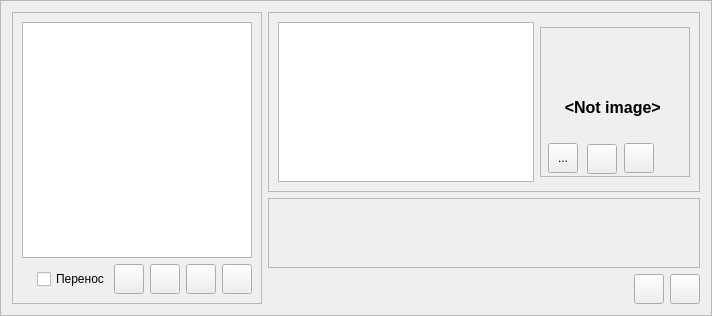
     <widget class="QFrame" name="frame_3">
      <property name="styleSheet">
       <string notr="true"/>
      </property>
      <property name="frameShape">
       <enum>QFrame::StyledPanel</enum>
      </property>
      <property name="frameShadow">
       <enum>QFrame::Raised</enum>
      </property>
      <layout class="QHBoxLayout" name="horizontalLayout_3">
       <item>
        <widget class="QFrame" name="frame_10">
         <property name="maximumSize">
          <size>
           <width>250</width>
           <height>16777215</height>
          </size>
         </property>
         <property name="sizeIncrement">
          <size>
           <width>0</width>
           <height>0</height>
          </size>
         </property>
         <property name="contextMenuPolicy">
          <enum>Qt::DefaultContextMenu</enum>
         </property>
         <property name="autoFillBackground">
          <bool>false</bool>
         </property>
         <property name="styleSheet">
          <string notr="true"/>
         </property>
         <property name="frameShape">
          <enum>QFrame::StyledPanel</enum>
         </property>
         <property name="frameShadow">
          <enum>QFrame::Raised</enum>
         </property>
         <layout class="QVBoxLayout" name="verticalLayout_7">
          <item>
           <widget class="QListWidget" name="listWidget">
            <property name="minimumSize">
             <size>
              <width>180</width>
              <height>0</height>
             </size>
            </property>
            <property name="maximumSize">
             <size>
              <width>250</width>
              <height>16777215</height>
             </size>
            </property>
            <property name="uniformItemSizes">
             <bool>false</bool>
            </property>
           </widget>
          </item>
          <item>
           <layout class="QHBoxLayout" name="horizontalLayout_5">
            <property name="sizeConstraint">
             <enum>QLayout::SetMinimumSize</enum>
            </property>
            <item>
             <spacer name="horizontalSpacer_2">
              <property name="orientation">
               <enum>Qt::Horizontal</enum>
              </property>
              <property name="sizeType">
               <enum>QSizePolicy::Fixed</enum>
              </property>
              <property name="sizeHint" stdset="0">
               <size>
                <width>15</width>
                <height>20</height>
               </size>
              </property>
             </spacer>
            </item>
            <item>
             <widget class="QCheckBox" name="checkBox_copy">
              <property name="minimumSize">
               <size>
                <width>79</width>
                <height>0</height>
               </size>
              </property>
              <property name="toolTip">
               <string>&lt;html&gt;&lt;head/&gt;&lt;body&gt;&lt;p&gt;&lt;span style=&quot; font-weight:600;&quot;&gt;Включает копирование вариантов ответа при создании нового вопроса.&lt;/span&gt;&lt;/p&gt;&lt;/body&gt;&lt;/html&gt;</string>
              </property>
              <property name="text">
               <string>Перенос</string>
              </property>
             </widget>
            </item>
            <item>
             <spacer name="horizontalSpacer_3">
              <property name="orientation">
               <enum>Qt::Horizontal</enum>
              </property>
              <property name="sizeHint" stdset="0">
               <size>
                <width>40</width>
                <height>20</height>
               </size>
              </property>
             </spacer>
            </item>
            <item>
             <widget class="QPushButton" name="pushButton_34">
              <property name="maximumSize">
               <size>
                <width>30</width>
                <height>30</height>
               </size>
              </property>
              <property name="styleSheet">
               <string notr="true">border-image: url(:/icons/99_diagona/control.png);</string>
              </property>
              <property name="text">
               <string/>
              </property>
             </widget>
            </item>
            <item>
             <widget class="QPushButton" name="pushButton_33">
              <property name="maximumSize">
               <size>
                <width>30</width>
                <height>30</height>
               </size>
              </property>
              <property name="styleSheet">
               <string notr="true">border-image: url(:/icons/99_diagona/contro.png);</string>
              </property>
              <property name="text">
               <string/>
              </property>
             </widget>
            </item>
            <item>
             <widget class="QPushButton" name="pushAddVop">
              <property name="minimumSize">
               <size>
                <width>30</width>
                <height>30</height>
               </size>
              </property>
              <property name="maximumSize">
               <size>
                <width>30</width>
                <height>30</height>
               </size>
              </property>
              <property name="toolTip">
               <string>&lt;html&gt;&lt;head/&gt;&lt;body&gt;&lt;p&gt;&lt;span style=&quot; font-size:10pt; font-weight:600;&quot;&gt;Новый&lt;/span&gt;&lt;/p&gt;&lt;p&gt;&lt;span style=&quot; font-size:10pt; font-weight:600;&quot;&gt;вопрос&lt;/span&gt;&lt;/p&gt;&lt;/body&gt;&lt;/html&gt;</string>
              </property>
              <property name="styleSheet">
               <string notr="true">border-image: url(:/icons/99_diagona/add.png);</string>
              </property>
              <property name="text">
               <string/>
              </property>
             </widget>
            </item>
            <item>
             <widget class="QPushButton" name="pushRemVop">
              <property name="minimumSize">
               <size>
                <width>30</width>
                <height>30</height>
               </size>
              </property>
              <property name="maximumSize">
               <size>
                <width>30</width>
                <height>30</height>
               </size>
              </property>
              <property name="toolTip">
               <string>&lt;html&gt;&lt;head/&gt;&lt;body&gt;&lt;p align=&quot;center&quot;&gt;&lt;span style=&quot; font-weight:600;&quot;&gt;Удалить&lt;/span&gt;&lt;/p&gt;&lt;p align=&quot;center&quot;&gt;&lt;span style=&quot; font-weight:600;&quot;&gt;вопрос&lt;/span&gt;&lt;/p&gt;&lt;/body&gt;&lt;/html&gt;</string>
              </property>
              <property name="styleSheet">
               <string notr="true">border-image: url(:/icons/99_diagona/delete.png);</string>
              </property>
              <property name="text">
               <string/>
              </property>
             </widget>
            </item>
           </layout>
          </item>
         </layout>
        </widget>
       </item>
       <item>
        <layout class="QVBoxLayout" name="verticalLayout_6">
         <item>
          <widget class="QFrame" name="frame_5">
           <property name="maximumSize">
            <size>
             <width>16777215</width>
             <height>180</height>
            </size>
           </property>
           <property name="styleSheet">
            <string notr="true"/>
           </property>
           <property name="frameShape">
            <enum>QFrame::StyledPanel</enum>
           </property>
           <property name="frameShadow">
            <enum>QFrame::Raised</enum>
           </property>
           <layout class="QHBoxLayout" name="horizontalLayout_4">
            <item>
             <widget class="QTextBrowser" name="textBrowser_2">
              <property name="readOnly">
               <bool>false</bool>
              </property>
             </widget>
            </item>
            <item>
             <widget class="QFrame" name="frame_7">
              <property name="minimumSize">
               <size>
                <width>150</width>
                <height>150</height>
               </size>
              </property>
              <property name="maximumSize">
               <size>
                <width>150</width>
                <height>150</height>
               </size>
              </property>
              <property name="styleSheet">
               <string notr="true">margin: 0px;</string>
              </property>
              <property name="frameShape">
               <enum>QFrame::StyledPanel</enum>
              </property>
              <property name="frameShadow">
               <enum>QFrame::Raised</enum>
              </property>
              <widget class="QLabel" name="label_2">
               <property name="geometry">
                <rect>
                 <x>0</x>
                 <y>0</y>
                 <width>150</width>
                 <height>150</height>
                </rect>
               </property>
               <property name="minimumSize">
                <size>
                 <width>150</width>
                 <height>150</height>
                </size>
               </property>
               <property name="maximumSize">
                <size>
                 <width>150</width>
                 <height>150</height>
                </size>
               </property>
               <property name="styleSheet">
                <string notr="true">margin: 0px;</string>
               </property>
               <property name="text">
                <string>&lt;html&gt;&lt;head/&gt;&lt;body&gt;&lt;p align=&quot;center&quot;&gt;&lt;span style=&quot; font-size:xx-large; font-weight:600; vertical-align:sub;&quot;&gt;&amp;lt;Not image&amp;gt; &lt;/span&gt;&lt;/p&gt;&lt;/body&gt;&lt;/html&gt;</string>
               </property>
               <property name="scaledContents">
                <bool>true</bool>
               </property>
              </widget>
              <widget class="QPushButton" name="pushButton_8">
               <property name="geometry">
                <rect>
                 <x>8</x>
                 <y>116</y>
                 <width>30</width>
                 <height>30</height>
                </rect>
               </property>
               <property name="minimumSize">
                <size>
                 <width>30</width>
                 <height>30</height>
                </size>
               </property>
               <property name="maximumSize">
                <size>
                 <width>30</width>
                 <height>30</height>
                </size>
               </property>
               <property name="styleSheet">
                <string notr="true">border-image: url(:/icons/99_diagona/folder.png);</string>
               </property>
               <property name="text">
                <string>...</string>
               </property>
              </widget>
              <widget class="QPushButton" name="pushButton_9">
               <property name="geometry">
                <rect>
                 <x>47</x>
                 <y>117</y>
                 <width>30</width>
                 <height>30</height>
                </rect>
               </property>
               <property name="minimumSize">
                <size>
                 <width>30</width>
                 <height>30</height>
                </size>
               </property>
               <property name="maximumSize">
                <size>
                 <width>30</width>
                 <height>30</height>
                </size>
               </property>
               <property name="styleSheet">
                <string notr="true">border-image: url(:/icons/99_diagona/zoom.png);</string>
               </property>
               <property name="text">
                <string/>
               </property>
              </widget>
              <widget class="QPushButton" name="pushButton_37">
               <property name="geometry">
                <rect>
                 <x>84</x>
                 <y>116</y>
                 <width>30</width>
                 <height>30</height>
                </rect>
               </property>
               <property name="minimumSize">
                <size>
                 <width>30</width>
                 <height>30</height>
                </size>
               </property>
               <property name="maximumSize">
                <size>
                 <width>30</width>
                 <height>30</height>
                </size>
               </property>
               <property name="styleSheet">
                <string notr="true">border-image: url(:/icons/99_diagona/cross.png);</string>
               </property>
               <property name="text">
                <string/>
               </property>
              </widget>
             </widget>
            </item>
           </layout>
          </widget>
         </item>
         <item>
          <widget class="QScrollArea" name="scrollArea">
           <property name="styleSheet">
            <string notr="true"/>
           </property>
           <property name="widgetResizable">
            <bool>true</bool>
           </property>
           <widget class="QWidget" name="scrollAreaWidgetContents">
            <property name="geometry">
             <rect>
              <x>0</x>
              <y>0</y>
              <width>647</width>
              <height>209</height>
             </rect>
            </property>
            <layout class="QVBoxLayout" name="verticalLayout_5">
             <item>
              <layout class="QVBoxLayout" name="verticalLayout_4">
               <property name="sizeConstraint">
                <enum>QLayout::SetMaximumSize</enum>
               </property>
              </layout>
             </item>
            </layout>
           </widget>
          </widget>
         </item>
         <item>
          <layout class="QHBoxLayout" name="horizontalLayout_7">
           <property name="sizeConstraint">
            <enum>QLayout::SetMinimumSize</enum>
           </property>
           <item>
            <spacer name="horizontalSpacer_5">
             <property name="orientation">
              <enum>Qt::Horizontal</enum>
             </property>
             <property name="sizeHint" stdset="0">
              <size>
               <width>40</width>
               <height>20</height>
              </size>
             </property>
            </spacer>
           </item>
           <item>
            <widget class="QPushButton" name="pushAddOtw">
             <property name="minimumSize">
              <size>
               <width>30</width>
               <height>30</height>
              </size>
             </property>
             <property name="maximumSize">
              <size>
               <width>30</width>
               <height>30</height>
              </size>
             </property>
             <property name="toolTip">
              <string>&lt;html&gt;&lt;head/&gt;&lt;body&gt;&lt;p&gt;&lt;span style=&quot; font-weight:600;&quot;&gt;Добавить новый вариант ответа&lt;/span&gt;&lt;/p&gt;&lt;/body&gt;&lt;/html&gt;</string>
             </property>
             <property name="styleSheet">
              <string notr="true">image: url(:/icons/99_diagona/add.png);</string>
             </property>
             <property name="text">
              <string/>
             </property>
            </widget>
           </item>
           <item>
            <widget class="QPushButton" name="pushRemOtw">
             <property name="minimumSize">
              <size>
               <width>30</width>
               <height>30</height>
              </size>
             </property>
             <property name="maximumSize">
              <size>
               <width>30</width>
               <height>30</height>
              </size>
             </property>
             <property name="toolTip">
              <string>&lt;html&gt;&lt;head/&gt;&lt;body&gt;&lt;p&gt;&lt;span style=&quot; font-weight:600;&quot;&gt;Удалить вариант ответа&lt;/span&gt;&lt;/p&gt;&lt;/body&gt;&lt;/html&gt;</string>
             </property>
             <property name="styleSheet">
              <string notr="true">image: url(:/icons/99_diagona/delete.png);</string>
             </property>
             <property name="text">
              <string/>
             </property>
            </widget>
           </item>
          </layout>
         </item>
        </layout>
       </item>
      </layout>
     </widget>
